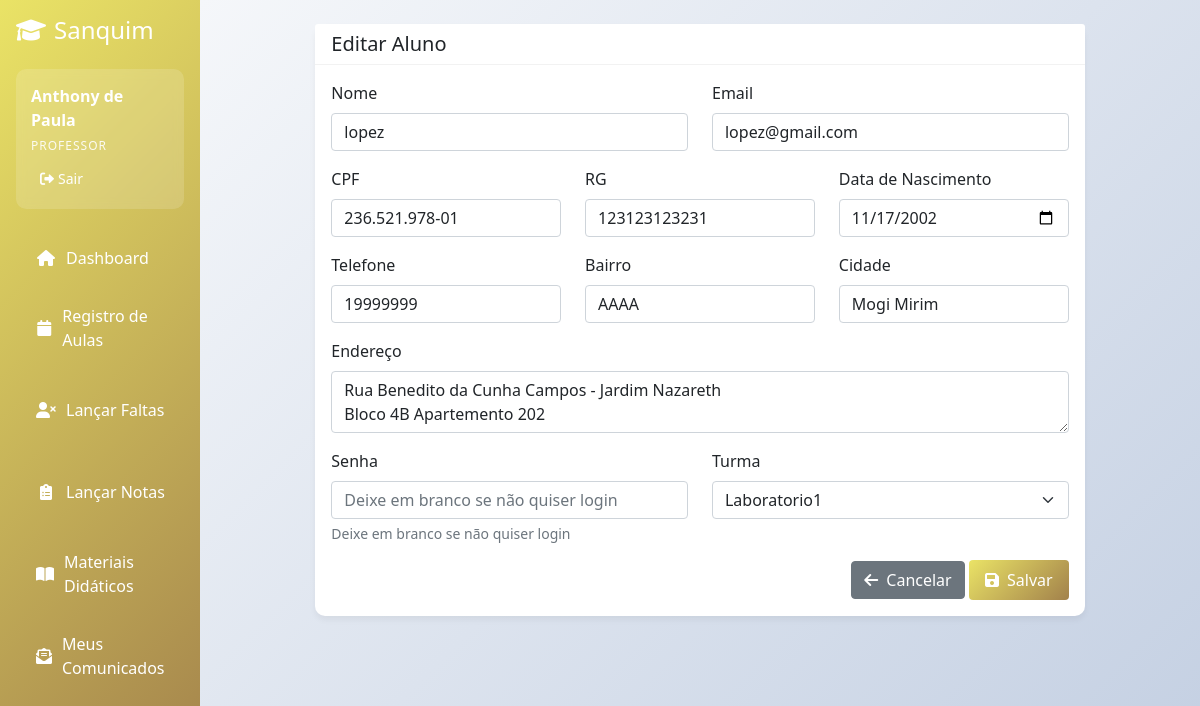
The app's page /alunos/1/editar (signed in), older data.
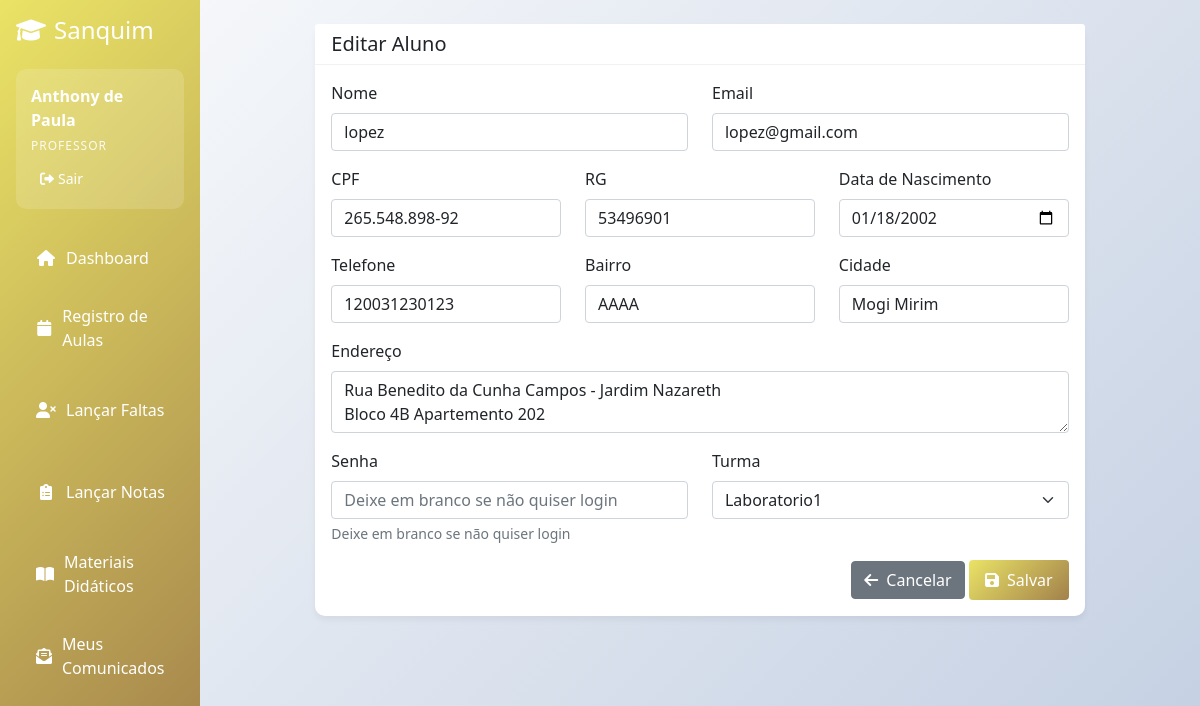
The same page, newer data.
### app.py (models this page shows, shortened)
class Aluno(db.Model):
    __tablename__ = 'aluno'
    id = db.Column(db.Integer, primary_key=True)
    nome = db.Column(db.String(100), nullable=False)
    ra = db.Column(db.String(20), nullable=False, unique=True)
    data_nascimento = db.Column(db.Date)
    cpf = db.Column(db.String(14), nullable=False, unique=True)
    rg = db.Column(db.String(20))
    endereco = db.Column(db.String(255))
    bairro = db.Column(db.String(100))
    cidade = db.Column(db.String(100))
    email = db.Column(db.String(120), unique=True, nullable=False)
    telefone = db.Column(db.String(20))
    status = db.Column(db.Integer, default=1)
    senha_hash = db.Column(db.String(255), nullable=True)
    turma_id = db.Column(db.Integer, db.ForeignKey('turma.id'))
    notas = db.relationship('Nota', backref='aluno', lazy=True)
    turma = db.relationship('Turma', backref='aluno', lazy=True)

### app.py (the view, shortened to what this page needs)
@app.route('/alunos/<int:id>/editar', methods=['GET', 'POST'])
@login_required
def editar_aluno(id):
    if session.get('user_tipo') == 'aluno' and session.get('user_id') != id:
        flash('Você só pode editar seu próprio perfil!', 'error')
        return redirect(url_for('index'))
    aluno = Aluno.query.get_or_404(id)
    form = AlunoForm(obj=aluno)
    form.turma_id.choices = [(t.id, t.nome) for t in Turma.query.all()]
    form.turma_id.choices.insert(0, (0, 'Selecione uma turma'))
    if aluno.senha_hash:
        form.senha.render_kw = {**form.senha.render_kw, 'data-has-password': 'true'}
    return render_template('alunos/form.html', form=form, titulo='Editar Aluno', aluno=aluno)

### app.py
class AlunoForm(FlaskForm):
    id = IntegerField('ID')
    nome = StringField('Nome', validators=[DataRequired()])
    data_nascimento = DateField('Data de Nascimento', format='%Y-%m-%d')
    cpf = StringField('CPF', validators=[DataRequired()])
    rg = StringField('RG')
    endereco = TextAreaField('Endereço')
    bairro = StringField('Bairro')
    cidade = StringField('Cidade')
    email = StringField('Email', validators=[DataRequired(), Email()])
    status = IntegerField('Status', default=1)
    senha = PasswordField('Senha', validators=[Length(min=0, max=100)], render_kw={"placeholder": "Deixe em branco se não quiser login"})
    turma_id = SelectField('Turma', coerce=int)
    telefone = StringField('Telefone')

### app.py (called while the page is built)
def login_required(f):
    @wraps(f)
    def decorated_function(*args, **kwargs):
        if 'user_id' not in session:
            return redirect(url_for('login'))
        return f(*args, **kwargs)
    return decorated_function

### templates/alunos/form.html (shortened to what this page needs)
{% extends "base.html" %}
{% block content %}
<div class="row">
    <div class="col-md-10 mx-auto">
        <div class="card">
            <div class="card-header">
                <h5 class="mb-0">{{ titulo }}</h5>
            </div>
            <div class="card-body">
                <form method="POST">
                    <div class="row">
                        <div class="col-md-6 mb-3">
                            {{ form.nome.label(class="form-label") }}
                            {{ form.nome(class="form-control") }}
                        </div>
                        <div class="col-md-6 mb-3">
                            {{ form.email.label(class="form-label") }}
                            {{ form.email(class="form-control") }}
                        </div>
                    </div>
                    <div class="row">
                        <div class="col-md-4 mb-3">
                            {{ form.cpf.label(class="form-label") }}
                            {{ form.cpf(class="form-control") }}
                        </div>
                        <div class="col-md-4 mb-3">
                            {{ form.rg.label(class="form-label") }}
                            {{ form.rg(class="form-control") }}
                        </div>
                        <div class="col-md-4 mb-3">
                            {{ form.data_nascimento.label(class="form-label") }}
                            {{ form.data_nascimento(class="form-control") }}
                        </div>
                    </div>
                    <div class="row">
                        <div class="col-md-4 mb-3">
                            {{ form.telefone.label(class="form-label") }}
                            {{ form.telefone(class="form-control") }}
                        </div>
                        <div class="col-md-4 mb-3">
                            {{ form.bairro.label(class="form-label") }}
                            {{ form.bairro(class="form-control") }}
                        </div>
                        <div class="col-md-4 mb-3">
                            {{ form.cidade.label(class="form-label") }}
                            {{ form.cidade(class="form-control") }}
                        </div>
                    </div>
                    <div class="mb-3">
                        {{ form.endereco.label(class="form-label") }}
                        {{ form.endereco(class="form-control") }}
                    </div>
                    <div class="row">
                        <div class="col-md-6 mb-3">
                            {{ form.senha.label(class="form-label") }}
                            {{ form.senha(class="form-control") }}
                            {% if form.senha.render_kw.placeholder %}
                                <div class="form-text">{{ form.senha.render_kw.placeholder }}</div>
                            {% endif %}
                        </div>
                        <div class="col-md-6 mb-3">
                            {{ form.turma_id.label(class="form-label") }}
                            {{ form.turma_id(class="form-select") }}
                        </div>
                    </div>
                    <div class="text-end">
                        <a href="{{ url_for('listar_alunos') }}" class="btn btn-secondary">
                            <i class="fas fa-arrow-left me-1"></i> Cancelar
                        </a>
                        <button type="submit" class="btn btn-primary">
                            <i class="fas fa-save me-1"></i> Salvar
                        </button>
                    </div>
                </form>
            </div>
        </div>
    </div>
</div>
{% endblock %}

Row changes from the older to the newer data that the page shows:
changed Aluno "lopez": cpf "236.521.978-01" → "265.548.898-92"; rg "123123123231" → "53496901"; data_nascimento "11/17/2002" → "01/18/2002"; telefone "19999999" → "120031230123"
